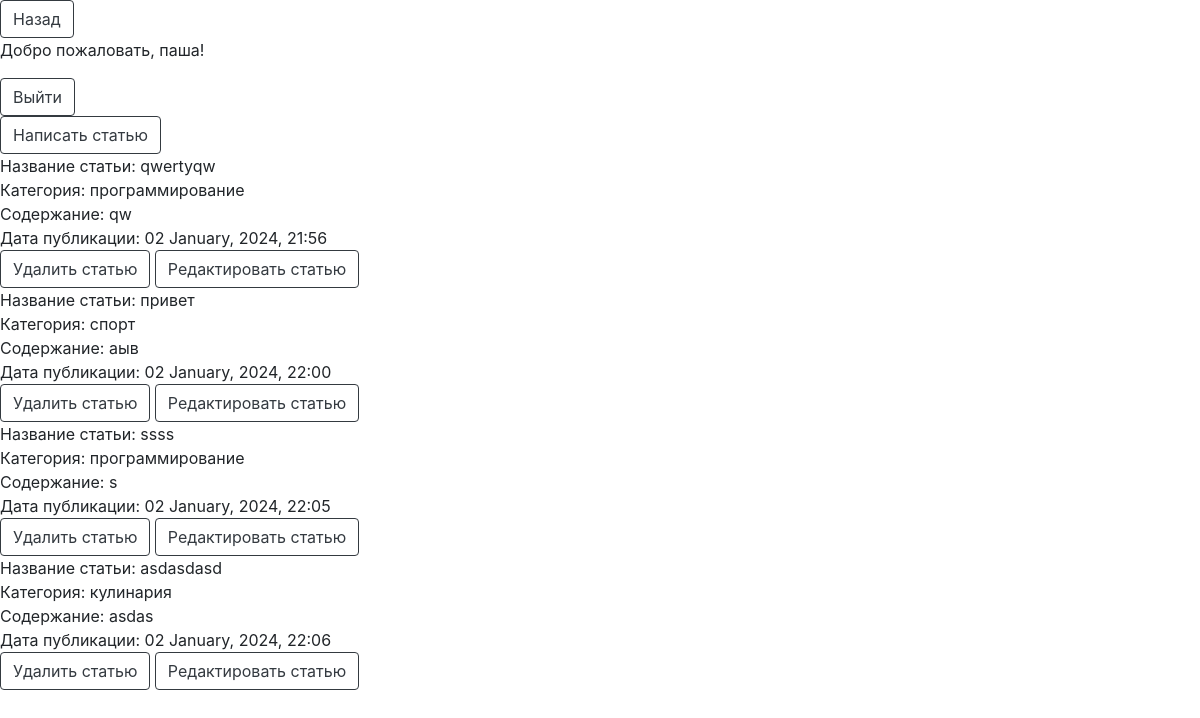
Before: /your_profile (signed in) with the older database file.
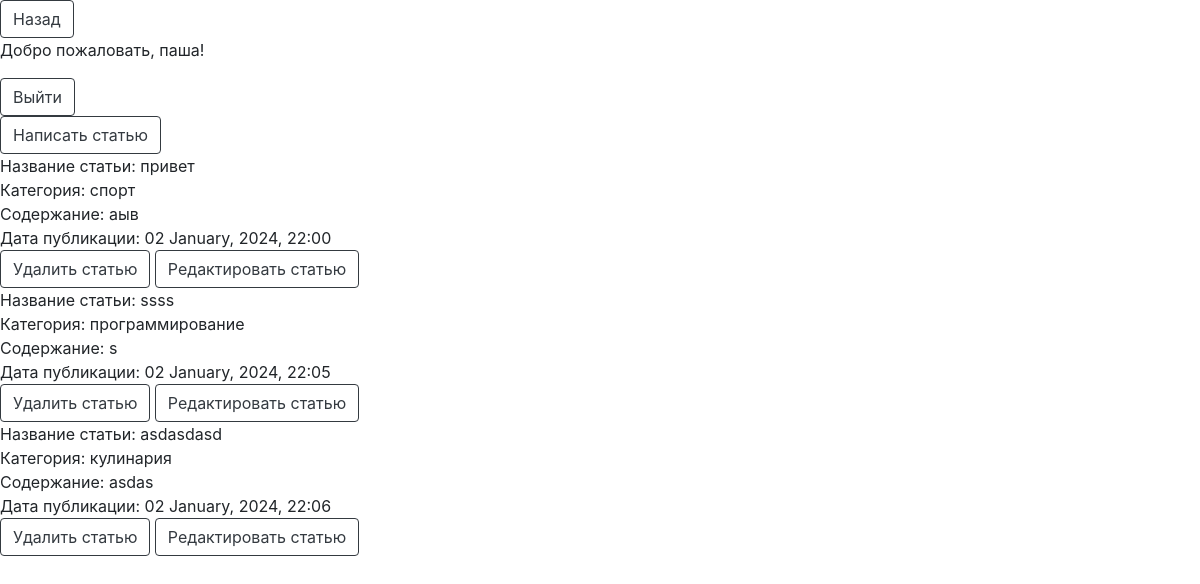
After: the same page with the newer database file.
### models.py (models this page shows)
class Base(DeclarativeBase):
    id: Mapped[int_pk]
    created_at: Mapped[datetime] = Column(DateTime, default=utcnow)

class Article(Base):
    __tablename__ = 'articles'
    name_of_article: Mapped[str]
    category: Mapped[str]
    text_of_article: Mapped[str]
    user_id: Mapped[int] = mapped_column(ForeignKey('users.id'))
    user: Mapped['User'] = relationship(back_populates='articles')

### app.py (the view)
@app.route('/your_profile')
def your_profile_page():
    if current_user.is_authenticated:
        session = SessionFactory()
        current_user_id = current_user.id
        your_articles = session.query(Article).filter_by(user_id=current_user_id).all()
        return render_template('forum/your_profile.html', articles=your_articles)
    return render_template('forum/your_profile.html')

### app.py (called while the page is built)
@login_manager.user_loader
def load_user(id):
    session = SessionFactory()
    return session.query(User).get(int(id))

### templates/forum/your_profile.html (shortened to what this page needs)
<!DOCTYPE html>
<html lang="en">
<head>
    <link rel="stylesheet" href="https://stackpath.bootstrapcdn.com/bootstrap/4.3.1/css/bootstrap.min.css">
</head>
<body>
<button onclick="window.location.href='{{ url_for('main_page') }}';" type="button" class="btn btn-outline-dark">Назад</button>
{% if current_user.is_authenticated %}
   <p>Добро пожаловать, {{ current_user.username }}!</p>
    <button onclick="window.location.href='{{ url_for('logout_page') }}';" type="button" class="btn btn-outline-dark">Выйти</button>
    <br>
    <button onclick="window.location.href='{{ url_for('create_article_page') }}';" type="button" class="btn btn-outline-dark">Написать статью</button>
    {% for article in articles %}
        <div>Название статьи: {{ article.name_of_article }}</div>
        <duv>Категория: {{ article.category }}</duv>
        <div>Содержание: {{ article.text_of_article }}</div>
        <div>Дата публикации: {{ article.created_at.strftime('%d %B, %Y, %H:%M') }}</div>
        <button onclick="window.location.href='{{ url_for('delete_article_page', id=article.id) }}';" type="button" class="btn btn-outline-dark">Удалить статью</button>
        <button onclick="window.location.href='{{ url_for('update_article_page', id=article.id) }}';" type="button" class="btn btn-outline-dark">Редактировать статью</button>
        <br>
    {% endfor %}
{% else %}
   <p>Извините, я вас не знаю.</p>
    <button onclick="window.location.href='{{ url_for('register_page') }}';" type="button" class="btn btn-outline-dark">Регистрация</button>
    <button onclick="window.location.href='{{ url_for('login_page') }}';" type="button" class="btn btn-outline-dark">Войти</button>
{% endif %}
</body>
</html>

Changed rows visible on the page:
removed Article: name_of_article "qwertyqw", category "программирование", text_of_article "qw", created_at "02 January, 2024, 21:56"
